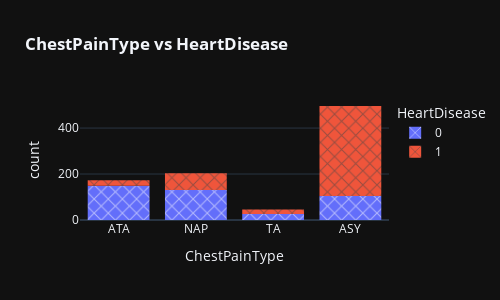

Notebook code for this chart:
### Code cell
fig = px.histogram(data_frame = df,
             x = "ChestPainType",
             color="HeartDisease", title="<b>ChestPainType vs HeartDisease</b>",
             pattern_shape_sequence=["x"],template='plotly_dark', width=500,height=300)

fig.show()

### Figure 1 — Plotly figure (JSON) as saved in the notebook; plotly's stock layout.template omitted (floating-point values rounded to 4 significant figures; data arrays with more than 128 entries replaced by an {"elided": "..."} marker saying what was removed)
{"data": [{"alignmentgroup": "True", "bingroup": "x", "hovertemplate": "HeartDisease=0<br>ChestPainType=%{x}<br>count=%{y}<extra></extra>", "legendgroup": "0", "marker": {"color": "#636efa", "pattern": {"shape": "x"}}, "name": "0", "offsetgroup": "0", "orientation": "v", "showlegend": true, "type": "histogram", "x": {"elided": "410 str values"}, "xaxis": "x", "yaxis": "y"}, {"alignmentgroup": "True", "bingroup": "x", "hovertemplate": "HeartDisease=1<br>ChestPainType=%{x}<br>count=%{y}<extra></extra>", "legendgroup": "1", "marker": {"color": "#EF553B", "pattern": {"shape": "x"}}, "name": "1", "offsetgroup": "1", "orientation": "v", "showlegend": true, "type": "histogram", "x": {"elided": "508 str values"}, "xaxis": "x", "yaxis": "y"}], "layout": {"barmode": "relative", "height": 300, "legend": {"title": {"text": "HeartDisease"}, "tracegroupgap": 0}, "title": {"text": "<b>ChestPainType vs HeartDisease</b>"}, "width": 500, "xaxis": {"anchor": "y", "domain": [0, 1], "title": {"text": "ChestPainType"}}, "yaxis": {"anchor": "x", "domain": [0, 1], "title": {"text": "count"}}}}
